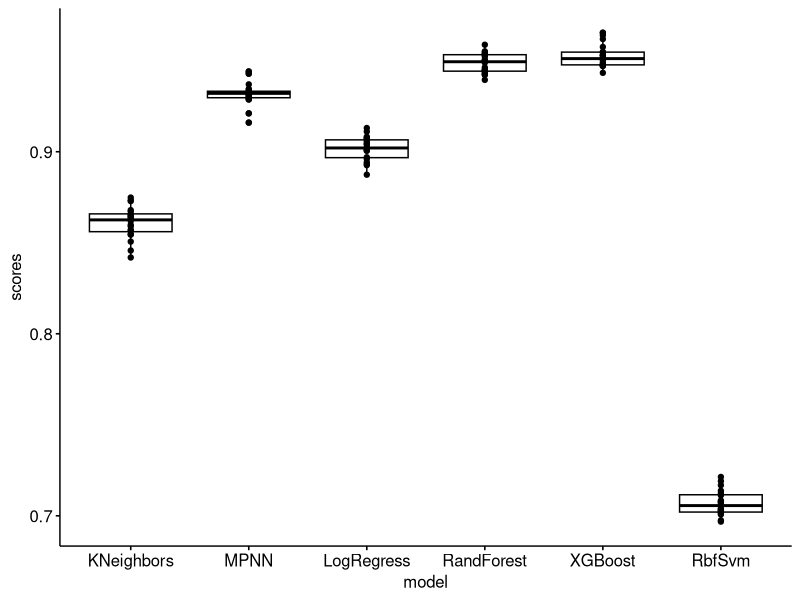

Generate this figure with R:
library(magrittr) # needs to be run every time you start R and want to use %>%
library(dplyr)    # alternatively, this also loads %>%
library(tidyverse)
library(ggpubr)
library(rstatix)

#THIS IS THE PART OF CODE THAT WE NEED

#let's repeat it with our data - out of 5 folds

id = 1:120 # we have 160 scores in total
entries = 20
model = c(rep("KNeighbors", entries), rep("MPNN", entries), rep("LogRegress", entries), rep("RandForest", entries), rep("XGBoost", entries), rep("RbfSvm", entries))
knScores = c(0.8644184445973847, 0.8506363027461487, 0.8565656565656566, 0.8728755948334467, 0.8732970027247956, 0.8457300275482094, 0.8631436314363143, 0.8748317631224765, 0.8418891170431211, 0.8640973630831643, 0.854631507775524, 0.8544726301735648, 0.8598256203890007, 0.8679245283018868, 0.8571428571428572, 0.8619756427604872, 0.859069453809845, 0.8654104979811574, 0.8671140939597316, 0.8654496281271129)
mpnnScores = c(0.9329488103821196, 0.9210716871832005, 0.944081336238199, 0.9315673289183224, 0.9325598259608411, 0.9370021723388848, 0.9297610427226647, 0.9314079422382672, 0.9344852411807055, 0.9287790697674418, 0.9301310043668122, 0.9293948126801151, 0.9327548806941431, 0.9286754002911207, 0.9308084486525855, 0.9341057204923968, 0.9328571428571429, 0.9428778018799711, 0.9326574945691528, 0.9159970781592404)
lrScores = c(0.9042769857433808, 0.8932698844323591, 0.9040540540540539, 0.9062499999999999, 0.8960863697705803, 0.9110957960027567, 0.9023066485753053, 0.9008042895442359, 0.8942436412315931, 0.901023890784983, 0.9082256968048946, 0.8873904248145651, 0.9018280297901151, 0.9073569482288828, 0.9053055742108798, 0.9130434782608696, 0.900473933649289, 0.9076086956521738, 0.8926174496644296, 0.896969696969697)
rfScores = c(0.9534206695778749, 0.9522409992652462, 0.9444043321299639, 0.942461762563729, 0.9489575844716033, 0.9538239538239538, 0.9499263622974963, 0.9429602888086642, 0.9587852494577006, 0.955137481910275, 0.944927536231884, 0.9501466275659824, 0.950509461426492, 0.9394812680115273, 0.9438366156090445, 0.942209217264082, 0.9546436285097192, 0.9532710280373833, 0.9451659451659452, 0.946298984034833)
xgbScores = c(0.9490084985835693, 0.9472182596291013, 0.9653679653679654, 0.9514285714285714, 0.9477401129943503, 0.9508896797153026, 0.9575671852899575, 0.9470672389127324, 0.9530685920577617, 0.9474431818181818, 0.9547088425593099, 0.9527836504580691, 0.9618979151689433, 0.9503239740820734, 0.952991452991453, 0.9479686386315039, 0.9433427762039659, 0.9547738693467337, 0.9476702508960574, 0.9639769452449567)
rbfSvm = c(0.7168234064785789, 0.7125, 0.7112493519958527, 0.697508896797153, 0.696800406297613, 0.7213459516298634, 0.7017902813299233, 0.7014848950332822, 0.7036466358500256, 0.7079463364293086, 0.7190775681341719, 0.7028688524590163, 0.700715015321757, 0.7040082219938335, 0.7072164948453609, 0.7137662337662337, 0.7083764219234747, 0.7028688524590163, 0.7072792978833247, 0.7021494370522006)

scores = c(knScores, mpnnScores, lrScores, rfScores, xgbScores, rbfSvm)
model
scores

results = data.frame(id, model, scores)
#final model
results

# Pairwise comparisons
pwc <- results %>%
  pairwise_t_test(
    scores ~ model, paired = TRUE,
    p.adjust.method = "bonferroni"
  )
pwc


# Visualization: box plots with p-values
pwc <- pwc %>% add_xy_position(x = "models")
ggboxplot(results, x = "model", y = "scores", add = "point") +
  stat_pvalue_manual(pwc)
